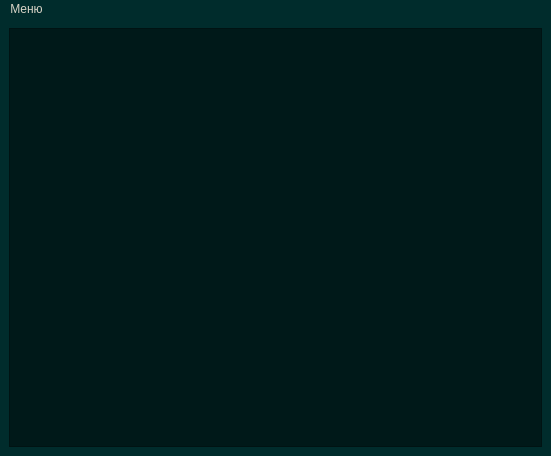
<?xml version="1.0" encoding="UTF-8"?>
<ui version="4.0">
 <class>MainWindow</class>
 <widget class="QMainWindow" name="MainWindow">
  <property name="geometry">
   <rect>
    <x>0</x>
    <y>0</y>
    <width>551</width>
    <height>456</height>
   </rect>
  </property>
  <property name="windowTitle">
   <string>Твой Дневник</string>
  </property>
  <property name="styleSheet">
   <string notr="true">background-color: rgb(0, 44, 44);
selection-background-color: rgb(7, 52, 80);
alternate-background-color: rgb(0, 85, 0);

color: rgb(217, 212, 199);

font: 11.5pt &quot;MS Shell Dlg 2&quot;;</string>
  </property>
  <property name="tabShape">
   <enum>QTabWidget::Rounded</enum>
  </property>
  <widget class="QWidget" name="centralwidget">
   <property name="styleSheet">
    <string notr="true"/>
   </property>
   <layout class="QGridLayout" name="gridLayout">
    <item row="0" column="0">
     <widget class="QListWidget" name="Categories">
      <property name="styleSheet">
       <string notr="true">background-color: rgb(0, 25, 25);</string>
      </property>
     </widget>
    </item>
   </layout>
  </widget>
  <widget class="QMenuBar" name="menubar">
   <property name="geometry">
    <rect>
     <x>0</x>
     <y>0</y>
     <width>551</width>
     <height>24</height>
    </rect>
   </property>
   <property name="styleSheet">
    <string notr="true">background-color: rgb(0, 44, 44);
</string>
   </property>
   <widget class="QMenu" name="menu">
    <property name="styleSheet">
     <string notr="true">border-color: rgb(0, 0, 0);</string>
    </property>
    <property name="title">
     <string>Меню</string>
    </property>
    <addaction name="acCreate"/>
   </widget>
   <addaction name="menu"/>
  </widget>
  <action name="acCreate">
   <property name="text">
    <string>Создать категорию</string>
   </property>
   <property name="shortcut">
    <string>Ctrl+N</string>
   </property>
  </action>
 </widget>
 <resources/>
 <connections/>
</ui>
